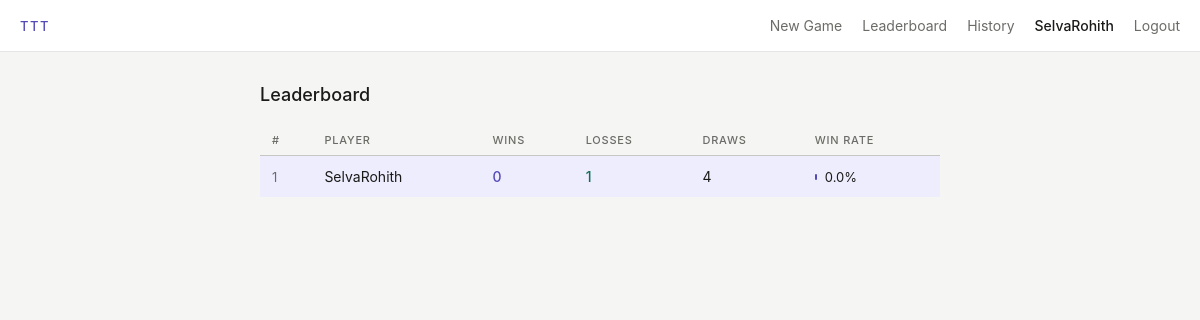
Page /leaderboard/ (signed in) on the committed database.
### game/models.py (models this page shows, shortened)
class PlayerProfile(models.Model):
    user = models.OneToOneField(User, on_delete=models.CASCADE, related_name='profile')
    wins = models.PositiveIntegerField(default=0)
    losses = models.PositiveIntegerField(default=0)
    draws = models.PositiveIntegerField(default=0)
    created_at = models.DateTimeField(auto_now_add=True)
    @property
    def total_games(self):
        return self.wins + self.losses + self.draws
    @property
    def win_rate(self):
        if self.total_games == 0:
            return 0
        return round((self.wins / self.total_games) * 100, 1)

### game/views.py (the view)
# urls.py: path('leaderboard/', views.leaderboard, name='leaderboard'),
@login_required
def leaderboard(request):
    profiles = PlayerProfile.objects.select_related('user').order_by('-wins', '-draws')[:20]
    return render(request, 'game/leaderboard.html', {'profiles': profiles})

### game/templates/game/leaderboard.html (shortened to what this page needs)
{% extends "game/base.html" %}
{% block content %}
<div class="page-wrap">
  <h2 class="page-title">Leaderboard</h2>
  <table class="data-table">
    <thead>
      <tr>
        <th>#</th>
        <th>Player</th>
        <th>Wins</th>
        <th>Losses</th>
        <th>Draws</th>
        <th>Win rate</th>
      </tr>
    </thead>
    <tbody>
      {% for profile in profiles %}
        <tr {% if profile.user == request.user %}class="highlight-row"{% endif %}>
          <td class="rank">{{ forloop.counter }}</td>
          <td>{{ profile.user.username }}</td>
          <td class="val-win">{{ profile.wins }}</td>
          <td class="val-loss">{{ profile.losses }}</td>
          <td>{{ profile.draws }}</td>
          <td>
            <div class="bar-wrap">
              <div class="bar" style="width: {{ profile.win_rate }}%"></div>
              <span>{{ profile.win_rate }}%</span>
            </div>
          </td>
        </tr>
      {% empty %}
        <tr><td colspan="6" class="empty-row">No games played yet.</td></tr>
      {% endfor %}
    </tbody>
  </table>
</div>
{% endblock %}

### game/templates/game/base.html (shortened to what this page needs)
<!DOCTYPE html>
<html lang="en">
<head>
  <link rel="stylesheet" href="/static/css/style.css" />
</head>
<body>
  <nav class="navbar">
    <span class="nav-brand">TTT</span>
    {% if user.is_authenticated %}
      <div class="nav-links">
        <a href="/">New Game</a>
        <a href="/leaderboard/">Leaderboard</a>
        <a href="/history/">History</a>
        <span class="nav-user">{{ user.username }}</span>
        <form method="post" action="/logout/" style="display:inline">
          <button type="submit" class="btn-link">Logout</button>
        </form>
      </div>
    {% endif %}
  </nav>
  <main class="page-main">
    {% block content %}{% endblock %}
  </main>
</body>
</html>

### static/css/style.css (style rules this page uses)
*, *::before, *::after { box-sizing: border-box; margin: 0; padding: 0; }
:root { --x-color: #534AB7; --x-bg: #EEEDFE; --x-border: #AFA9EC; --o-color: #0F6E56; --o-bg: #E1F5EE; --o-border: #5DCAA5; --bg: #f5f5f3; --surface: #ffffff; --surface-2: #f0efe9; --border: rgba(0,0,0,0.1); --border-hover: rgba(0,0,0,0.2); --text: #1a1a18; --text-muted: #6b6b67; --radius-md: 8px; --radius-lg: 14px; --nav-h: 52px; }
body { background: var(--bg); font-family: -apple-system, BlinkMacSystemFont, "Segoe UI", Helvetica, Arial, sans-serif; color: var(--text); min-height: 100dvh; }
a { color: var(--x-color); text-decoration: none; }
.navbar { height: var(--nav-h); display: flex; align-items: center; justify-content: space-between; padding: 0 1.25rem; border-bottom: 0.5px solid var(--border); background: var(--surface); }
.nav-brand { font-size: 13px; font-weight: 500; letter-spacing: 0.12em; text-transform: uppercase; color: var(--x-color); }
.nav-links { display: flex; align-items: center; gap: 1.25rem; font-size: 14px; color: var(--text-muted); }
.nav-links a { color: var(--text-muted); }
.nav-user { font-weight: 500; color: var(--text); }
.btn-link { background: none; border: none; font: inherit; font-size: 14px; color: var(--text-muted); cursor: pointer; padding: 0; }
.page-main { display: flex; justify-content: center; padding: 2rem 1rem; }
.page-wrap { width: 100%; max-width: 680px; }
.page-title { font-size: 18px; font-weight: 500; margin-bottom: 1.25rem; }
.data-table { width: 100%; border-collapse: collapse; font-size: 14px; }
.data-table th { text-align: left; font-size: 11px; font-weight: 500; letter-spacing: 0.07em; text-transform: uppercase; color: var(--text-muted); padding: 8px 12px; border-bottom: 0.5px solid var(--border); }
.data-table td { padding: 12px 12px; border-bottom: 0.5px solid var(--border); vertical-align: middle; }
.data-table tr:last-child td { border-bottom: none; }
.highlight-row td { background: var(--x-bg); }
.rank { color: var(--text-muted); font-size: 13px; }
.val-win { color: var(--x-color); font-weight: 500; }
.val-loss { color: var(--o-color); font-weight: 500; }
.bar-wrap { display: flex; align-items: center; gap: 8px; font-size: 13px; }
.bar { height: 6px; background: var(--x-color); border-radius: 999px; min-width: 2px; transition: width 0.4s; }

### rows in the picture
PlayerProfile: user.username "SelvaRohith", wins "0", losses "1", draws "4", win_rate "0.0"

### other values in the picture
{{ user.username }} "SelvaRohith"
